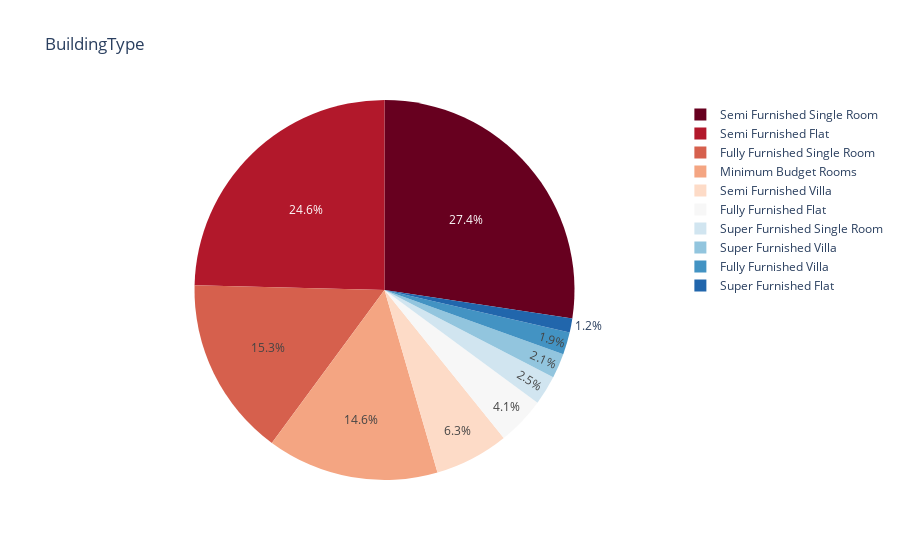

Source (notebook cell):
### Code cell
Pie = hbk['BuildingType'].value_counts().reset_index()
Pie.columns = ['BuildingType','Percent']
Pie['Percent'] /= len(hbk)
fig = px.pie(Pie, names = 'BuildingType', values = 'Percent', title = 'BuildingType', color = "Percent", color_discrete_sequence = px.colors.sequential.RdBu)
fig.show()

### Figure 1 — Plotly figure (JSON) as saved in the notebook; plotly's stock layout.template omitted (floating-point values rounded to 4 significant figures)
{"data": [{"customdata": [[0.274], [0.246], [0.153], [0.146], [0.063], [0.041], [0.025], [0.021], [0.019], [0.012]], "domain": {"x": [0, 1], "y": [0, 1]}, "hovertemplate": "BuildingType=%{label}<br>Percent=%{customdata[0]}<extra></extra>", "labels": ["Semi Furnished Single Room", "Semi Furnished Flat", "Fully Furnished Single Room", "Minimum Budget Rooms", "Semi Furnished Villa", "Fully Furnished Flat", "Super Furnished Single Room", "Super Furnished Villa", "Fully Furnished Villa", "Super Furnished Flat"], "legendgroup": "", "marker": {"colors": ["rgb(103,0,31)", "rgb(178,24,43)", "rgb(214,96,77)", "rgb(244,165,130)", "rgb(253,219,199)", "rgb(247,247,247)", "rgb(209,229,240)", "rgb(146,197,222)", "rgb(67,147,195)", "rgb(33,102,172)"]}, "name": "", "showlegend": true, "type": "pie", "values": [0.274, 0.246, 0.153, 0.146, 0.063, 0.041, 0.025, 0.021, 0.019, 0.012]}], "layout": {"legend": {"tracegroupgap": 0}, "piecolorway": ["rgb(103,0,31)", "rgb(178,24,43)", "rgb(214,96,77)", "rgb(244,165,130)", "rgb(253,219,199)", "rgb(247,247,247)", "rgb(209,229,240)", "rgb(146,197,222)", "rgb(67,147,195)", "rgb(33,102,172)", "rgb(5,48,97)"], "title": {"text": "BuildingType"}}}
